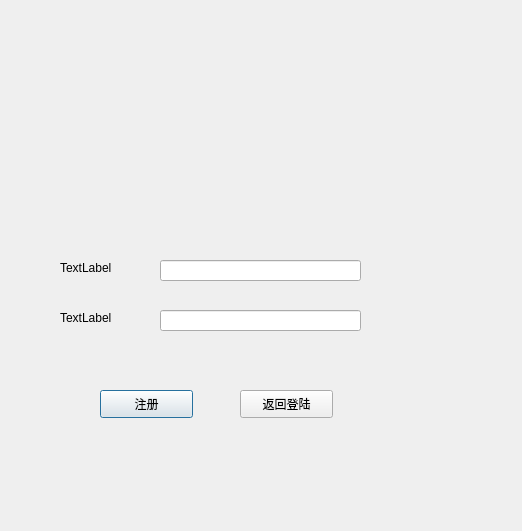
<?xml version="1.0" encoding="UTF-8"?>
<ui version="4.0">
 <class>Zhuce</class>
 <widget class="QDialog" name="Zhuce">
  <property name="geometry">
   <rect>
    <x>0</x>
    <y>0</y>
    <width>522</width>
    <height>531</height>
   </rect>
  </property>
  <property name="windowTitle">
   <string>Dialog</string>
  </property>
  <widget class="QLabel" name="label">
   <property name="geometry">
    <rect>
     <x>60</x>
     <y>260</y>
     <width>72</width>
     <height>15</height>
    </rect>
   </property>
   <property name="text">
    <string>TextLabel</string>
   </property>
  </widget>
  <widget class="QLabel" name="label_2">
   <property name="geometry">
    <rect>
     <x>60</x>
     <y>310</y>
     <width>72</width>
     <height>15</height>
    </rect>
   </property>
   <property name="text">
    <string>TextLabel</string>
   </property>
  </widget>
  <widget class="QLineEdit" name="lineEditadmin">
   <property name="geometry">
    <rect>
     <x>160</x>
     <y>260</y>
     <width>201</width>
     <height>21</height>
    </rect>
   </property>
  </widget>
  <widget class="QLineEdit" name="lineEditpassword">
   <property name="geometry">
    <rect>
     <x>160</x>
     <y>310</y>
     <width>201</width>
     <height>21</height>
    </rect>
   </property>
  </widget>
  <widget class="QPushButton" name="pushButtonzhuce">
   <property name="geometry">
    <rect>
     <x>100</x>
     <y>390</y>
     <width>93</width>
     <height>28</height>
    </rect>
   </property>
   <property name="text">
    <string>注册</string>
   </property>
  </widget>
  <widget class="QPushButton" name="pushButtonback">
   <property name="geometry">
    <rect>
     <x>240</x>
     <y>390</y>
     <width>93</width>
     <height>28</height>
    </rect>
   </property>
   <property name="text">
    <string>返回登陆</string>
   </property>
  </widget>
 </widget>
 <resources/>
 <connections/>
</ui>
